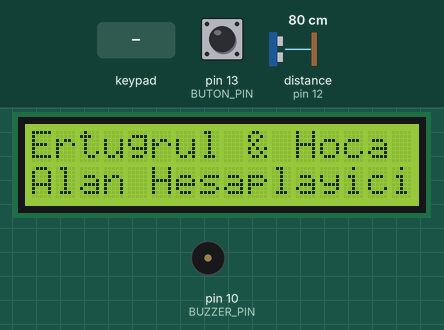
This sketch was run on a simulated Arduino Uno, built with avr-gcc and run on an emulated ATmega328P. On the bench: 16×2 character LCD, buzzer (waves = sounding). Inputs (shaded band) come from the test bench; at power-on: pin 13 (BUTON_PIN) HIGH, distance to the obstacle (sensor on pin 12) 80 cm. The echo pulse lasts 58.3 µs per cm.

Above: at 0.1 s.
3.4 s: key '#' pressed
At 4.7 s:
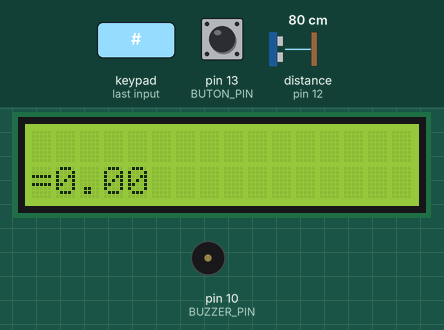
5.1 s: key '+' pressed
At 5.7 s:
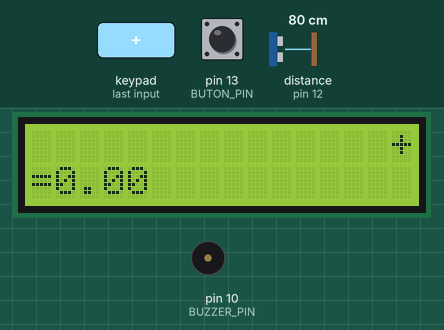
6.7 s: pin 13 (BUTON_PIN) pulled LOW for 0.15 s
At 8.2 s:
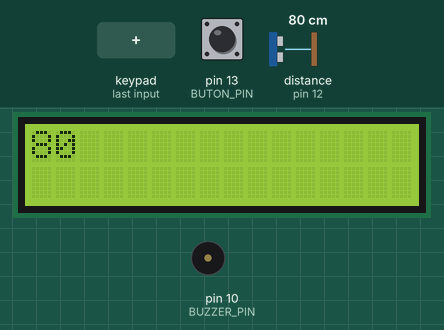
8.5 s: key 'X' pressed
At 9.5 s:
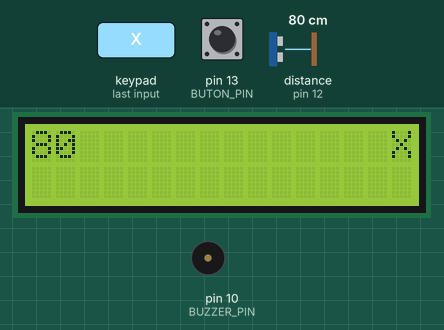
10.1 s: keypad keys 9 8 7 6 # pressed 0.4 s apart
At 13.2 s:
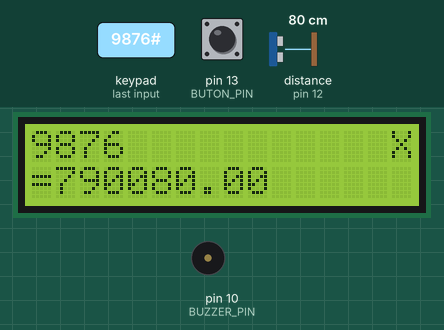
13.6 s: key '/' pressed
At 14.6 s:
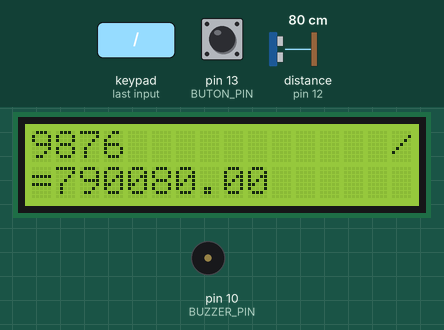
Timing chart, 0 to 16.2 s (numbered marks = the images above; inputs shaded):
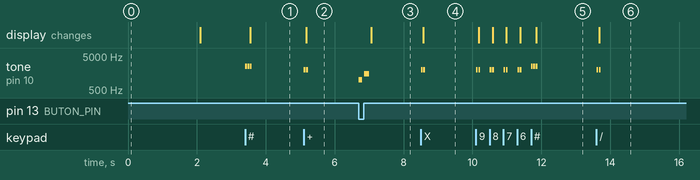

The sketch:

araba_silecek_stepmotor_pot_yagmursensor.ino
```cpp
/*
  Ertuğrul & Öğretmen - FİZİKSEL BUTONLU Akıllı Hesap Makinesi
  A(+): Topla, B(-): Çıkar, C(X): Çarp, D(/): Böl
  *: 1 Adım Sil, #: Eşittir (=)
  BUTON (Pin 13): Mesafe Ölçer (Alan hesabı için)
*/

#include <Wire.h>
#include <LiquidCrystal_I2C.h>
#include <Keypad.h>

// --- MODÜL PİNLERİ ---
LiquidCrystal_I2C lcd(0x27, 16, 2);
#define BUZZER_PIN 10
#define TRIG_PIN 11
#define ECHO_PIN 12
#define BUTON_PIN 13 // Yeni eklenen ölçüm butonumuz

// --- KEYPAD AYARLARI ---
const byte SATIR = 4;
const byte SUTUN = 4;
char tuslar[SATIR][SUTUN] = {
  {'1','2','3','+'}, // A = +
  {'4','5','6','-'}, // B = -
  {'7','8','9','X'}, // C = Çarpma (X)
  {'S','0','#','/'}  // * = Silme (S), D = Bölme (/)
};

byte satirPinleri[SATIR] = {9, 8, 7, 6};
byte sutunPinleri[SUTUN] = {5, 4, 3, 2};

Keypad hesapMakinesi = Keypad(makeKeymap(tuslar), satirPinleri, sutunPinleri, SATIR, SUTUN);

// --- HESAPLAMA DEĞİŞKENLERİ ---
String girilenVeri = "";
float ilkSayi = 0;
char islem = ' ';
bool sonucGosterildi = false;

void setup() {
  pinMode(BUZZER_PIN, OUTPUT);
  pinMode(TRIG_PIN, OUTPUT);
  pinMode(ECHO_PIN, INPUT);
  pinMode(BUTON_PIN, INPUT_PULLUP); // Direnç kullanmadan butonu aktif ettik

  lcd.init();
  lcd.backlight();
  ekraniBaslat();
}

void loop() {

  // ==========================================
  // 1. FİZİKSEL BUTON İLE MESAFE ÖLÇÜMÜ
  // ==========================================
  if (digitalRead(BUTON_PIN) == LOW) {
    if (sonucGosterildi) {
        girilenVeri = "";
        islem = ' ';
        sonucGosterildi = false;
    }

    // Mesafeyi ölç ve direkt sanki klavyeden yazılmış gibi hafızaya al
    float olculenMesafe = mesafeOlc();
    girilenVeri = String(olculenMesafe, 0); // Virgülsüz santimetre olarak al

    radarSesi(); // Ölçüm yapıldığını bildiren farklı bir ses
    ekranGuncelle();

    delay(500); // Butona basılı tutulursa sürekli ölçüm yapmasını engelle
  }

  // ==========================================
  // 2. TUŞ TAKIMI (KEYPAD) KONTROLLERİ
  // ==========================================
  char tus = hesapMakinesi.getKey();

  if (tus) {
    if (tus != '#') { tusSesi(); } // # hariç her tuşta Dit Dit sesi

    // SAYI GİRİŞİ (Normal hesap makinesi kullanımı için)
    if (tus >= '0' && tus <= '9') {
      if (sonucGosterildi) {
        girilenVeri = "";
        islem = ' ';
        sonucGosterildi = false;
      }
      girilenVeri += tus;
      ekranGuncelle();
    }

    // İŞLEM SEÇİMİ (+, -, X, /)
    else if (tus == '+' || tus == '-' || tus == 'X' || tus == '/') {
      if (girilenVeri != "") {
        ilkSayi = girilenVeri.toFloat();
        islem = tus;
        girilenVeri = ""; // İkinci sayı için hafızayı temizle
        lcd.setCursor(15, 0);
        lcd.print(islem);
      }
    }

    // EŞİTTİR (#)
    else if (tus == '#') {
      esittirSesi(); // 3 kez Dit sesi çalar
      float ikinciSayi = girilenVeri.toFloat();
      float sonuc = 0;

      if (islem == '+') sonuc = ilkSayi + ikinciSayi;
      else if (islem == '-') sonuc = ilkSayi - ikinciSayi;
      else if (islem == 'X') sonuc = ilkSayi * ikinciSayi;
      else if (islem == '/') {
        if (ikinciSayi != 0) sonuc = ilkSayi / ikinciSayi;
        else { lcd.clear(); lcd.print("Hata: Sifira Bol"); delay(2000); ekraniBaslat(); return; }
      }

      lcd.setCursor(0, 1);
      lcd.print("=");
      lcd.print(sonuc);

      girilenVeri = String(sonuc);
      ilkSayi = 0;
      islem = ' ';
      sonucGosterildi = true;
    }

    // BİR ADIM SİL (*)
    else if (tus == 'S') {
      if (girilenVeri.length() > 0) {
        girilenVeri.remove(girilenVeri.length() - 1);
        ekranGuncelle();
      }
    }
  }
}

// ==========================================
// YARDIMCI FONKSİYONLAR
// ==========================================

// Sensörden mesafe ölçen fonksiyon
float mesafeOlc() {
  digitalWrite(TRIG_PIN, LOW);
  delayMicroseconds(2);
  digitalWrite(TRIG_PIN, HIGH);
  delayMicroseconds(10);
  digitalWrite(TRIG_PIN, LOW);

  long sure = pulseIn(ECHO_PIN, HIGH);
  float mesafe = (sure / 2.0) * 0.0343; // cm cinsinden hesapla
  return mesafe;
}

void tusSesi() {
  tone(BUZZER_PIN, 2000, 50); delay(70);
  tone(BUZZER_PIN, 2000, 50);
}

void radarSesi() {
  // Ölçüm yapıldığında çalan tarama sesi
  tone(BUZZER_PIN, 1000, 100); delay(150);
  tone(BUZZER_PIN, 1500, 150); delay(200);
}

void esittirSesi() {
  // 3 kez Dit Dit Dit
  tone(BUZZER_PIN, 2500, 50); delay(70);
  tone(BUZZER_PIN, 2500, 50); delay(70);
  tone(BUZZER_PIN, 2500, 50);
}

void ekranGuncelle() {
  lcd.clear();
  lcd.setCursor(0, 0);
  lcd.print(girilenVeri);
  if (islem != ' ') {
    lcd.setCursor(15, 0);
    lcd.print(islem);
  }
}

void ekraniBaslat() {
  lcd.clear();
  lcd.setCursor(0, 0);
  lcd.print("Ertugrul & Hoca");
  lcd.setCursor(0, 1);
  lcd.print("Alan Hesaplayici");
  delay(2000);
  lcd.clear();
  girilenVeri = "";
  ilkSayi = 0;
  islem = ' ';
}
```

Measured:
- after the input at 3.4 s, tone on pin 10 (BUZZER_PIN): alternates 2500 Hz for 0.05 s and silent for 0.02 s, 6 changes in all, then stays silent, starting at once; the display: changes after 0.15 s (image 1)
- after the input at 5.1 s, tone on pin 10 (BUZZER_PIN): alternates 2000 Hz for 0.05 s and silent for 0.02 s, 4 changes in all, then stays silent, starting at once; the display: changes after 0.08 s (image 2)
- after the input at 6.7 s, tone on pin 10 (BUZZER_PIN): silent → 1000 Hz at once, → silent 0.10 s later, → 1500 Hz 0.05 s later, → silent 0.15 s later; the display: changes after 0.36 s (image 3)
- after the input at 8.5 s, tone on pin 10 (BUZZER_PIN): alternates 2000 Hz for 0.05 s and silent for 0.02 s, 4 changes in all, then stays silent, starting at once; the display: changes after 0.08 s (image 4)
- after the input at 10.1 s, tone on pin 10 (BUZZER_PIN): plays 2000 Hz for 0.05 s, 2000 Hz for 0.05 s, 2000 Hz for 0.05 s, 2000 Hz for 0.05 s, 2000 Hz for 0.05 s, 2000 Hz for 0.05 s … (11 notes in this stretch), starting at once; the display: first changes after 0.09 s (image 5 shows a later state)
- after the input at 13.6 s, tone on pin 10 (BUZZER_PIN): alternates 2000 Hz for 0.05 s and silent for 0.02 s, 4 changes in all, then stays silent, starting at once; the display: changes after 0.08 s (image 6)
